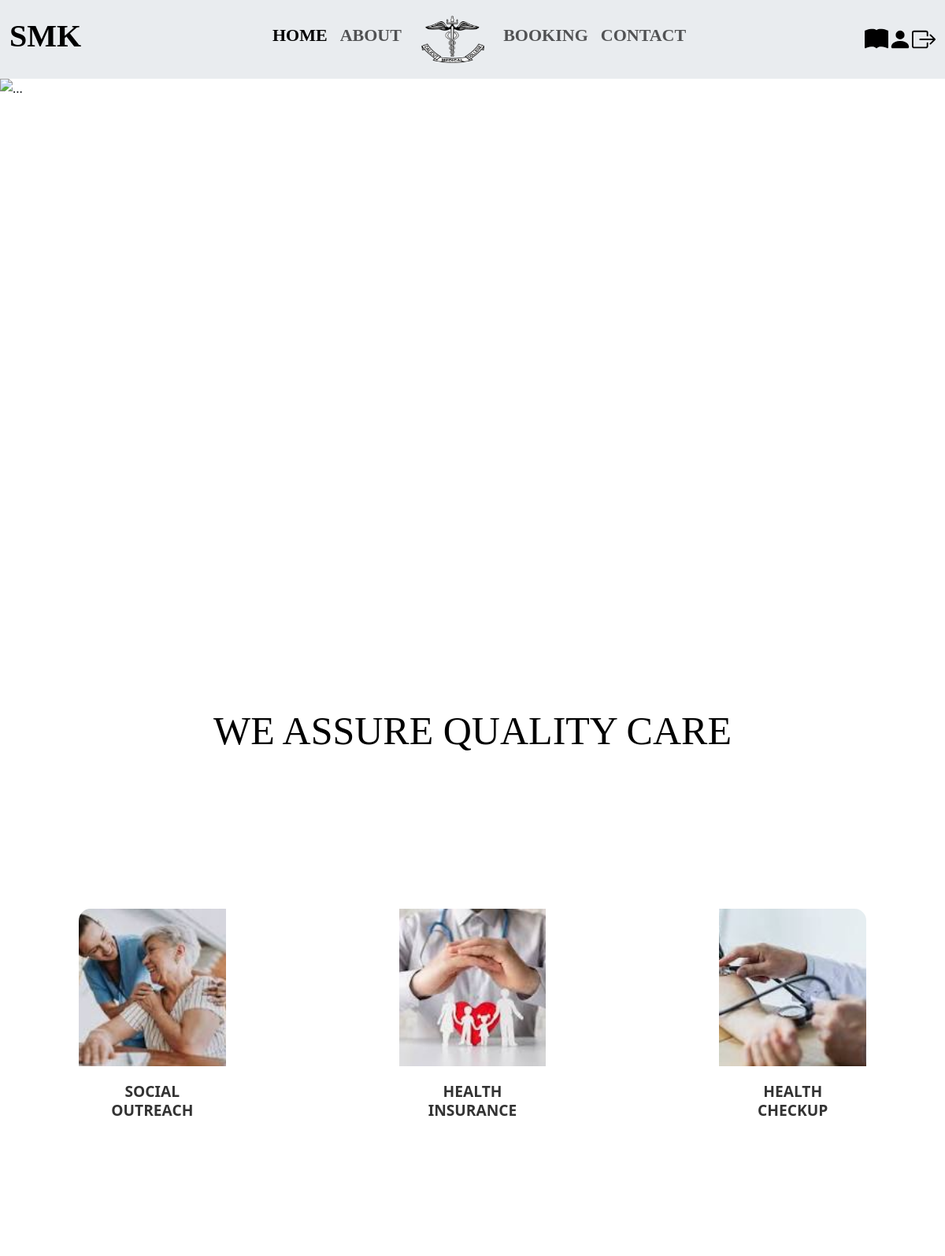
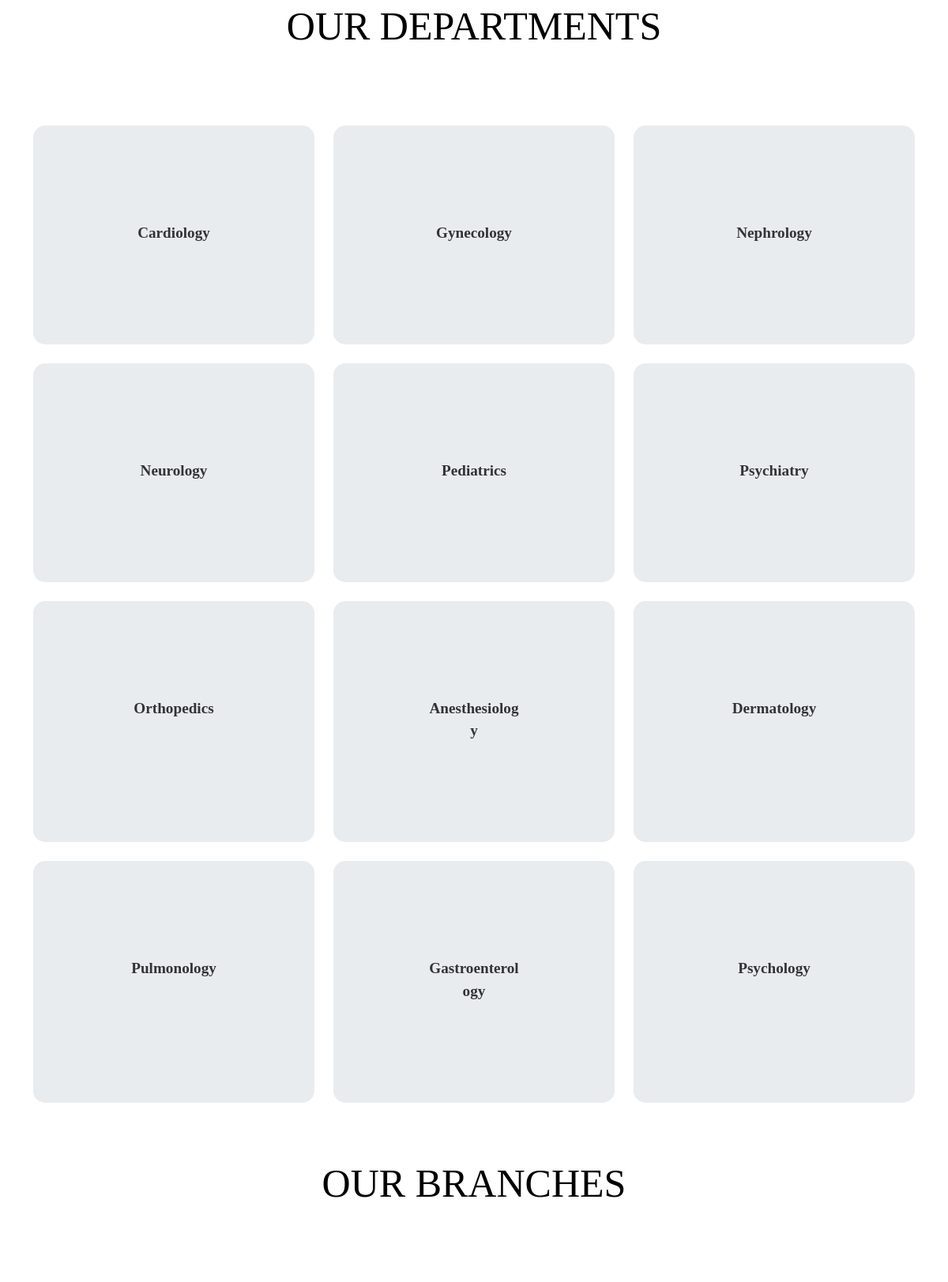
/home (signed in, upper part), run on the app's committed database (2 pictures, top to bottom).
### app/models.py (models this page shows, shortened)
class Departments(models.Model):
    dep_name=models.CharField(max_length=100)
    dep_description=models.TextField()

### app/views.py (the view)
# urls.py: 2. Add a URL to urlpatterns:  path('', views.home, name='home')
@login_required
def home(request):
    dept= Departments.objects.all()
    return render(request,'users/home.html',{'department':dept})

### template/users/home.html (shortened to what this page needs)
{% extends 'users/base.html' %}
{% block content %}
{% load static %}
<div id="carouselExampleFade" class="carousel slide carousel-fade" data-bs-ride="carousel" data-bs-interval="3000">
  <div class="carousel-inner">
    <div class="carousel-item active">
      <img src="{% static 'images/hospital2.png' %}" class="d-block w-100" alt="...">
    </div>
  </div>
  <button class="carousel-control-prev" type="button" data-bs-target="#carouselExampleFade" data-bs-slide="prev">
    <span class="carousel-control-prev-icon" aria-hidden="true"></span>
  </button>
  <button class="carousel-control-next" type="button" data-bs-target="#carouselExampleFade" data-bs-slide="next">
    <span class="carousel-control-next-icon" aria-hidden="true"></span>
  </button>
</div>
<div class="container">
  <h1 class="text-center mb-5 p-5 ">WE ASSURE QUALITY CARE</h1>
</div>
<div class="card-group mt-5">
  <div class="card">
    <img src="{% static 'images/image6.png' %}" class="card-img-top" alt="">
    <div class="card-body">
      <h5 class="card-title"><a href="{% url 'outreach' %}" class="text-decoration-none">SOCIAL OUTREACH</a></h5>
    </div>
  </div>
  <div class="card">
    <img src="{% static 'images/image7.png' %}" class="card-img-top" alt="">
    <div class="card-body">
      <h5 class="card-title"><a href="{% url 'health_insurance' %}" class="text-decoration-none">HEALTH INSURANCE</a></h5>
    </div>
  </div>
  <div class="card">
    <img src="{% static 'images/image9.png' %}" class="card-img-top" alt="">
    <div class="card-body">
      <h5 class="card-title"><a href="{% url 'health_checkup' %}" class="text-decoration-none">HEALTH CHECKUP</a></h5>
    </div>
  </div>
</div>
<div class="container">
  <h1 class="text-center mb-5 p-5">OUR DEPARTMENTS</h1>
</div>
<div class="container ">
  <div class="row">
    {% for d in department %}
      <div class="col-md-4 mb-4 ">
        <div class="card h-100 bg-body-secondary">
          <div class="card-body text-center ">
            <h4 class="card-title">
              <a href="{% url 'department_doctors' department_id=d.id %}" class="text-decoration-none">{{ d.dep_name }}</a>
            </h4>
          </div>
        </div>
      </div>
    {% endfor %}
  </div>
</div>
<div class="container">
  <h1 class="text-center mb-5 p-5">OUR BRANCHES</h1>
</div>
{% endblock %}

### template/users/home.html (style rules this page uses)
.card-group { display: flex; justify-content: space-between; gap: 20px; }
.card { border: none; border-radius: 15px; overflow: hidden; transition: transform 0.3s ease, box-shadow 0.3s ease; padding: 100px; }
.card img { border-top-left-radius: 15px; border-top-right-radius: 15px; height: 200px; object-fit: cover; }
.card-body { text-align: center; padding: 20px; }
.card-title a { font-size: 1.2rem; font-weight: bold; color: #333; transition: color 0.3s ease; }
.text-center { font-size: 50px; color: black; font-family: 'Times New Roman', Times, serif; }
.d-block { height: 750px; }

### data on the page
Departments: dep_name "Cardiology"
Departments: dep_name "Gynecology"
Departments: dep_name "Nephrology"
Departments: dep_name "Neurology"
Departments: dep_name "Pediatrics"
Departments: dep_name "Psychiatry"
Departments: dep_name "Orthopedics"
Departments: dep_name "Anesthesiology"
Departments: dep_name "Dermatology"
Departments: dep_name "Pulmonology"
Departments: dep_name "Gastroenterology"
Departments: dep_name "Psychology"
